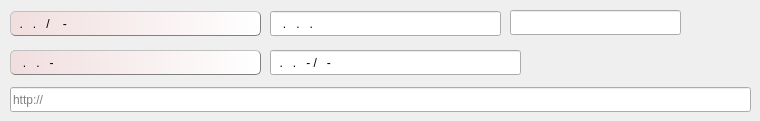
      <widget class="QWidget" name="tab_4">
       <attribute name="title">
        <string>&amp;Empresa/Fornecedor/Cliente</string>
       </attribute>
       <widget class="QLineEdit" name="lineEditCNPJ">
        <property name="geometry">
         <rect>
          <x>10</x>
          <y>11</y>
          <width>251</width>
          <height>25</height>
         </rect>
        </property>
        <property name="toolTip">
         <string>CNPJ: Formato: 000.000.000/0000-00</string>
        </property>
        <property name="statusTip">
         <string>CNPJ</string>
        </property>
        <property name="styleSheet">
         <string notr="true">QLineEdit {
    border: 1px solid gray;
    border-radius: 5px;
	border-style: outset;
	background-color: qlineargradient(spread:pad, x1:0, y1:0, x2:1, y2:0, stop:0 rgba(241,222,223,255), stop:1 rgba(255, 255, 255, 255));

}

QLineEdit::hover {
	selection-background-color: rgb(240, 134, 130);
    border: 1px outset rgb(232, 87, 82);
}</string>
        </property>
        <property name="inputMask">
         <string>00.000.000/0000-00</string>
        </property>
        <property name="maxLength">
         <number>18</number>
        </property>
       </widget>
       <widget class="QLineEdit" name="lineEditIE">
        <property name="geometry">
         <rect>
          <x>270</x>
          <y>11</y>
          <width>231</width>
          <height>25</height>
         </rect>
        </property>
        <property name="toolTip">
         <string>Inscrição Estadual: Formato: 000.000.000.000</string>
        </property>
        <property name="statusTip">
         <string>Inscrição Estadual</string>
        </property>
        <property name="inputMask">
         <string>000.000.000.000</string>
        </property>
        <property name="maxLength">
         <number>15</number>
        </property>
       </widget>
       <widget class="QLineEdit" name="lineEditIM">
        <property name="geometry">
         <rect>
          <x>510</x>
          <y>10</y>
          <width>171</width>
          <height>25</height>
         </rect>
        </property>
        <property name="toolTip">
         <string>Inscrição Municipal</string>
        </property>
        <property name="statusTip">
         <string>Inscrição Municipal</string>
        </property>
        <property name="maxLength">
         <number>20</number>
        </property>
       </widget>
       <widget class="QLineEdit" name="lineEditURL">
        <property name="geometry">
         <rect>
          <x>10</x>
          <y>87</y>
          <width>741</width>
          <height>25</height>
         </rect>
        </property>
        <property name="toolTip">
         <string/>
        </property>
        <property name="statusTip">
         <string>Endereço do web site</string>
        </property>
        <property name="maxLength">
         <number>255</number>
        </property>
        <property name="placeholderText">
         <string>http://</string>
        </property>
       </widget>
       <widget class="QLineEdit" name="lineEditCPF">
        <property name="geometry">
         <rect>
          <x>10</x>
          <y>50</y>
          <width>251</width>
          <height>25</height>
         </rect>
        </property>
        <property name="toolTip">
         <string>CPF: 000.000.000-00</string>
        </property>
        <property name="statusTip">
         <string>CPF</string>
        </property>
        <property name="styleSheet">
         <string notr="true">QLineEdit {
    border: 1px solid gray;
    border-radius: 5px;
	border-style: outset;
	background-color: qlineargradient(spread:pad, x1:0, y1:0, x2:1, y2:0, stop:0 rgba(241,222,223,255), stop:1 rgba(255, 255, 255, 255));

}

QLineEdit::hover {
	selection-background-color: rgb(240, 134, 130);
    border: 1px outset rgb(232, 87, 82);
}</string>
        </property>
        <property name="inputMask">
         <string>000.000.000-00</string>
        </property>
        <property name="maxLength">
         <number>14</number>
        </property>
       </widget>
       <widget class="QLineEdit" name="lineEditRG">
        <property name="geometry">
         <rect>
          <x>270</x>
          <y>50</y>
          <width>251</width>
          <height>25</height>
         </rect>
        </property>
        <property name="toolTip">
         <string>RG: 000.000.000-V/OOO-EE
Onde: V = Via; OOO = Orgão Emissor; EE = Sigla do Estado
(Estes campos são opcionais)
ex; 011.222.333/SSP-SP</string>
        </property>
        <property name="statusTip">
         <string>RG</string>
        </property>
        <property name="inputMask">
         <string>00.000.000-X/XXX-XX</string>
        </property>
        <property name="maxLength">
         <number>19</number>
        </property>
       </widget>
      </widget>
